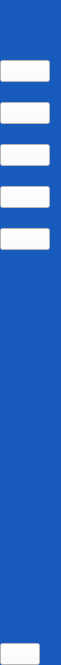
    <widget class="QWidget" name="wdgtShortSidebar" native="true">
     <property name="maximumSize">
      <size>
       <width>50</width>
       <height>16777215</height>
      </size>
     </property>
     <property name="styleSheet">
      <string notr="true">background-color: rgb(25, 90, 189);</string>
     </property>
     <layout class="QVBoxLayout" name="verticalLayout_4">
      <property name="spacing">
       <number>0</number>
      </property>
      <property name="leftMargin">
       <number>0</number>
      </property>
      <property name="topMargin">
       <number>0</number>
      </property>
      <property name="rightMargin">
       <number>0</number>
      </property>
      <property name="bottomMargin">
       <number>0</number>
      </property>
      <item>
       <layout class="QHBoxLayout" name="horizontalLayout">
        <property name="spacing">
         <number>0</number>
        </property>
        <property name="leftMargin">
         <number>0</number>
        </property>
        <property name="rightMargin">
         <number>11</number>
        </property>
        <item>
         <widget class="QLabel" name="label_3">
          <property name="minimumSize">
           <size>
            <width>50</width>
            <height>40</height>
           </size>
          </property>
          <property name="maximumSize">
           <size>
            <width>50</width>
            <height>40</height>
           </size>
          </property>
          <property name="text">
           <string/>
          </property>
          <property name="pixmap">
           <pixmap resource="resources.qrc">:/icons/icons/logo_icon_alt-1.png</pixmap>
          </property>
          <property name="scaledContents">
           <bool>true</bool>
          </property>
         </widget>
        </item>
       </layout>
      </item>
      <item>
       <layout class="QVBoxLayout" name="verticalLayout_2">
        <property name="spacing">
         <number>20</number>
        </property>
        <property name="topMargin">
         <number>20</number>
        </property>
        <item>
         <widget class="QPushButton" name="btnOrdersSmall">
          <property name="maximumSize">
           <size>
            <width>50</width>
            <height>40</height>
           </size>
          </property>
          <property name="styleSheet">
           <string notr="true">background-color: rgb(255, 255, 255);</string>
          </property>
          <property name="text">
           <string/>
          </property>
          <property name="icon">
           <iconset resource="resources.qrc">
            <normaloff>:/icons/icons/orders.png</normaloff>:/icons/icons/orders.png</iconset>
          </property>
          <property name="iconSize">
           <size>
            <width>30</width>
            <height>30</height>
           </size>
          </property>
          <property name="checkable">
           <bool>true</bool>
          </property>
          <property name="autoExclusive">
           <bool>true</bool>
          </property>
         </widget>
        </item>
        <item>
         <widget class="QPushButton" name="btnInventorySmall">
          <property name="maximumSize">
           <size>
            <width>50</width>
            <height>40</height>
           </size>
          </property>
          <property name="styleSheet">
           <string notr="true">background-color: rgb(255, 255, 255);</string>
          </property>
          <property name="text">
           <string/>
          </property>
          <property name="icon">
           <iconset resource="resources.qrc">
            <normaloff>:/icons/icons/inventory.png</normaloff>:/icons/icons/inventory.png</iconset>
          </property>
          <property name="iconSize">
           <size>
            <width>25</width>
            <height>25</height>
           </size>
          </property>
          <property name="checkable">
           <bool>true</bool>
          </property>
          <property name="autoExclusive">
           <bool>true</bool>
          </property>
         </widget>
        </item>
        <item>
         <widget class="QPushButton" name="btnComplaintsSmall_2">
          <property name="maximumSize">
           <size>
            <width>50</width>
            <height>40</height>
           </size>
          </property>
          <property name="styleSheet">
           <string notr="true">background-color: rgb(255, 255, 255);</string>
          </property>
          <property name="text">
           <string/>
          </property>
          <property name="icon">
           <iconset resource="resources.qrc">
            <normaloff>:/icons/icons/complaints.png</normaloff>:/icons/icons/complaints.png</iconset>
          </property>
          <property name="iconSize">
           <size>
            <width>25</width>
            <height>25</height>
           </size>
          </property>
          <property name="checkable">
           <bool>true</bool>
          </property>
          <property name="autoExclusive">
           <bool>true</bool>
          </property>
         </widget>
        </item>
        <item>
         <widget class="QPushButton" name="btnCustomersSmall">
          <property name="maximumSize">
           <size>
            <width>50</width>
            <height>40</height>
           </size>
          </property>
          <property name="styleSheet">
           <string notr="true">background-color: rgb(255, 255, 255);</string>
          </property>
          <property name="text">
           <string/>
          </property>
          <property name="icon">
           <iconset resource="resources.qrc">
            <normaloff>:/icons/icons/customer.png</normaloff>:/icons/icons/customer.png</iconset>
          </property>
          <property name="iconSize">
           <size>
            <width>25</width>
            <height>25</height>
           </size>
          </property>
          <property name="checkable">
           <bool>true</bool>
          </property>
          <property name="autoExclusive">
           <bool>true</bool>
          </property>
         </widget>
        </item>
        <item>
         <widget class="QPushButton" name="btnNewOrderSmall">
          <property name="maximumSize">
           <size>
            <width>50</width>
            <height>40</height>
           </size>
          </property>
          <property name="styleSheet">
           <string notr="true">background-color: rgb(255, 255, 255);</string>
          </property>
          <property name="text">
           <string/>
          </property>
          <property name="icon">
           <iconset resource="resources.qrc">
            <normaloff>:/icons/icons/create_orders.png</normaloff>:/icons/icons/create_orders.png</iconset>
          </property>
          <property name="iconSize">
           <size>
            <width>25</width>
            <height>25</height>
           </size>
          </property>
          <property name="checkable">
           <bool>true</bool>
          </property>
          <property name="autoExclusive">
           <bool>true</bool>
          </property>
         </widget>
        </item>
       </layout>
      </item>
      <item>
       <spacer name="verticalSpacer">
        <property name="orientation">
         <enum>Qt::Vertical</enum>
        </property>
        <property name="sizeHint" stdset="0">
         <size>
          <width>20</width>
          <height>393</height>
         </size>
        </property>
       </spacer>
      </item>
      <item>
       <widget class="QPushButton" name="btnExitSmall">
        <property name="minimumSize">
         <size>
          <width>0</width>
          <height>0</height>
         </size>
        </property>
        <property name="maximumSize">
         <size>
          <width>40</width>
          <height>40</height>
         </size>
        </property>
        <property name="styleSheet">
         <string notr="true">background-color: rgb(255, 255, 255);</string>
        </property>
        <property name="text">
         <string/>
        </property>
        <property name="icon">
         <iconset resource="resources.qrc">
          <normaloff>:/icons/icons/close.png</normaloff>:/icons/icons/close.png</iconset>
        </property>
        <property name="iconSize">
         <size>
          <width>25</width>
          <height>25</height>
         </size>
        </property>
       </widget>
      </item>
     </layout>
    </widget>
